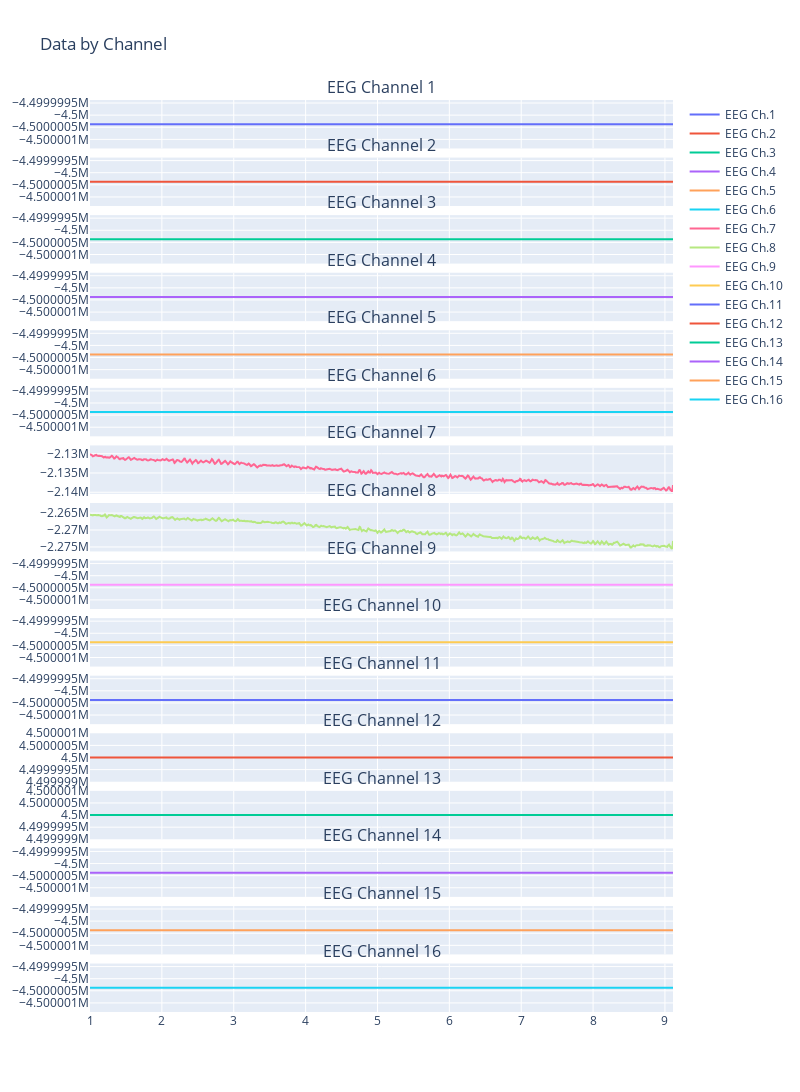

The notebook cell saved with this chart:
### Code cell
# plot
S1.plot(ver='chn-grid', chns=[7,8])

### Figure 1 — Plotly figure (JSON) as saved in the notebook; plotly's stock layout.template omitted (floating-point values rounded to 4 significant figures; data arrays with more than 128 entries replaced by an {"elided": "..."} marker saying what was removed)
{"data": [{"mode": "lines", "name": "EEG Ch.1", "type": "scatter", "x": {"elided": "1140 float values"}, "xaxis": "x", "y": {"elided": "1140 float values"}, "yaxis": "y"}, {"mode": "lines", "name": "EEG Ch.2", "type": "scatter", "x": {"elided": "1140 float values"}, "xaxis": "x2", "y": {"elided": "1140 float values"}, "yaxis": "y2"}, {"mode": "lines", "name": "EEG Ch.3", "type": "scatter", "x": {"elided": "1140 float values"}, "xaxis": "x3", "y": {"elided": "1140 float values"}, "yaxis": "y3"}, {"mode": "lines", "name": "EEG Ch.4", "type": "scatter", "x": {"elided": "1140 float values"}, "xaxis": "x4", "y": {"elided": "1140 float values"}, "yaxis": "y4"}, {"mode": "lines", "name": "EEG Ch.5", "type": "scatter", "x": {"elided": "1140 float values"}, "xaxis": "x5", "y": {"elided": "1140 float values"}, "yaxis": "y5"}, {"mode": "lines", "name": "EEG Ch.6", "type": "scatter", "x": {"elided": "1140 float values"}, "xaxis": "x6", "y": {"elided": "1140 float values"}, "yaxis": "y6"}, {"mode": "lines", "name": "EEG Ch.7", "type": "scatter", "x": {"elided": "1140 float values"}, "xaxis": "x7", "y": {"elided": "1140 float values"}, "yaxis": "y7"}, {"mode": "lines", "name": "EEG Ch.8", "type": "scatter", "x": {"elided": "1140 float values"}, "xaxis": "x8", "y": {"elided": "1140 float values"}, "yaxis": "y8"}, {"mode": "lines", "name": "EEG Ch.9", "type": "scatter", "x": {"elided": "1140 float values"}, "xaxis": "x9", "y": {"elided": "1140 float values"}, "yaxis": "y9"}, {"mode": "lines", "name": "EEG Ch.10", "type": "scatter", "x": {"elided": "1140 float values"}, "xaxis": "x10", "y": {"elided": "1140 float values"}, "yaxis": "y10"}, {"mode": "lines", "name": "EEG Ch.11", "type": "scatter", "x": {"elided": "1140 float values"}, "xaxis": "x11", "y": {"elided": "1140 float values"}, "yaxis": "y11"}, {"mode": "lines", "name": "EEG Ch.12", "type": "scatter", "x": {"elided": "1140 float values"}, "xaxis": "x12", "y": {"elided": "1140 float values"}, "yaxis": "y12"}, {"mode": "lines", "name": "EEG Ch.13", "type": "scatter", "x": {"elided": "1140 float values"}, "xaxis": "x13", "y": {"elided": "1140 float values"}, "yaxis": "y13"}, {"mode": "lines", "name": "EEG Ch.14", "type": "scatter", "x": {"elided": "1140 float values"}, "xaxis": "x14", "y": {"elided": "1140 float values"}, "yaxis": "y14"}, {"mode": "lines", "name": "EEG Ch.15", "type": "scatter", "x": {"elided": "1140 float values"}, "xaxis": "x15", "y": {"elided": "1140 float values"}, "yaxis": "y15"}, {"mode": "lines", "name": "EEG Ch.16", "type": "scatter", "x": {"elided": "1140 float values"}, "xaxis": "x16", "y": {"elided": "1140 float values"}, "yaxis": "y16"}], "layout": {"annotations": [{"font": {"size": 16}, "showarrow": false, "text": "EEG Channel 1", "x": 0.5, "xanchor": "center", "xref": "paper", "y": 1.0, "yanchor": "bottom", "yref": "paper"}, {"font": {"size": 16}, "showarrow": false, "text": "EEG Channel 2", "x": 0.5, "xanchor": "center", "xref": "paper", "y": 0.9369, "yanchor": "bottom", "yref": "paper"}, {"font": {"size": 16}, "showarrow": false, "text": "EEG Channel 3", "x": 0.5, "xanchor": "center", "xref": "paper", "y": 0.8737, "yanchor": "bottom", "yref": "paper"}, {"font": {"size": 16}, "showarrow": false, "text": "EEG Channel 4", "x": 0.5, "xanchor": "center", "xref": "paper", "y": 0.8106, "yanchor": "bottom", "yref": "paper"}, {"font": {"size": 16}, "showarrow": false, "text": "EEG Channel 5", "x": 0.5, "xanchor": "center", "xref": "paper", "y": 0.7475, "yanchor": "bottom", "yref": "paper"}, {"font": {"size": 16}, "showarrow": false, "text": "EEG Channel 6", "x": 0.5, "xanchor": "center", "xref": "paper", "y": 0.6844, "yanchor": "bottom", "yref": "paper"}, {"font": {"size": 16}, "showarrow": false, "text": "EEG Channel 7", "x": 0.5, "xanchor": "center", "xref": "paper", "y": 0.6212, "yanchor": "bottom", "yref": "paper"}, {"font": {"size": 16}, "showarrow": false, "text": "EEG Channel 8", "x": 0.5, "xanchor": "center", "xref": "paper", "y": 0.5581, "yanchor": "bottom", "yref": "paper"}, {"font": {"size": 16}, "showarrow": false, "text": "EEG Channel 9", "x": 0.5, "xanchor": "center", "xref": "paper", "y": 0.495, "yanchor": "bottom", "yref": "paper"}, {"font": {"size": 16}, "showarrow": false, "text": "EEG Channel 10", "x": 0.5, "xanchor": "center", "xref": "paper", "y": 0.4319, "yanchor": "bottom", "yref": "paper"}, {"font": {"size": 16}, "showarrow": false, "text": "EEG Channel 11", "x": 0.5, "xanchor": "center", "xref": "paper", "y": 0.3687, "yanchor": "bottom", "yref": "paper"}, {"font": {"size": 16}, "showarrow": false, "text": "EEG Channel 12", "x": 0.5, "xanchor": "center", "xref": "paper", "y": 0.3056, "yanchor": "bottom", "yref": "paper"}, {"font": {"size": 16}, "showarrow": false, "text": "EEG Channel 13", "x": 0.5, "xanchor": "center", "xref": "paper", "y": 0.2425, "yanchor": "bottom", "yref": "paper"}, {"font": {"size": 16}, "showarrow": false, "text": "EEG Channel 14", "x": 0.5, "xanchor": "center", "xref": "paper", "y": 0.1794, "yanchor": "bottom", "yref": "paper"}, {"font": {"size": 16}, "showarrow": false, "text": "EEG Channel 15", "x": 0.5, "xanchor": "center", "xref": "paper", "y": 0.1162, "yanchor": "bottom", "yref": "paper"}, {"font": {"size": 16}, "showarrow": false, "text": "EEG Channel 16", "x": 0.5, "xanchor": "center", "xref": "paper", "y": 0.05312, "yanchor": "bottom", "yref": "paper"}], "height": 4800, "title": {"text": "Data by Channel"}, "width": 800, "xaxis": {"anchor": "y", "domain": [0, 1], "matches": "x16", "showticklabels": false}, "xaxis10": {"anchor": "y10", "domain": [0, 1], "matches": "x16", "showticklabels": false}, "xaxis11": {"anchor": "y11", "domain": [0, 1], "matches": "x16", "showticklabels": false}, "xaxis12": {"anchor": "y12", "domain": [0, 1], "matches": "x16", "showticklabels": false}, "xaxis13": {"anchor": "y13", "domain": [0, 1], "matches": "x16", "showticklabels": false}, "xaxis14": {"anchor": "y14", "domain": [0, 1], "matches": "x16", "showticklabels": false}, "xaxis15": {"anchor": "y15", "domain": [0, 1], "matches": "x16", "showticklabels": false}, "xaxis16": {"anchor": "y16", "domain": [0, 1]}, "xaxis2": {"anchor": "y2", "domain": [0, 1], "matches": "x16", "showticklabels": false}, "xaxis3": {"anchor": "y3", "domain": [0, 1], "matches": "x16", "showticklabels": false}, "xaxis4": {"anchor": "y4", "domain": [0, 1], "matches": "x16", "showticklabels": false}, "xaxis5": {"anchor": "y5", "domain": [0, 1], "matches": "x16", "showticklabels": false}, "xaxis6": {"anchor": "y6", "domain": [0, 1], "matches": "x16", "showticklabels": false}, "xaxis7": {"anchor": "y7", "domain": [0, 1], "matches": "x16", "showticklabels": false}, "xaxis8": {"anchor": "y8", "domain": [0, 1], "matches": "x16", "showticklabels": false}, "xaxis9": {"anchor": "y9", "domain": [0, 1], "matches": "x16", "showticklabels": false}, "yaxis": {"anchor": "x", "domain": [0.9469, 1.0]}, "yaxis10": {"anchor": "x10", "domain": [0.3787, 0.4319]}, "yaxis11": {"anchor": "x11", "domain": [0.3156, 0.3687]}, "yaxis12": {"anchor": "x12", "domain": [0.2525, 0.3056]}, "yaxis13": {"anchor": "x13", "domain": [0.1894, 0.2425]}, "yaxis14": {"anchor": "x14", "domain": [0.1263, 0.1794]}, "yaxis15": {"anchor": "x15", "domain": [0.06313, 0.1162]}, "yaxis16": {"anchor": "x16", "domain": [0, 0.05312]}, "yaxis2": {"anchor": "x2", "domain": [0.8837, 0.9369]}, "yaxis3": {"anchor": "x3", "domain": [0.8206, 0.8737]}, "yaxis4": {"anchor": "x4", "domain": [0.7575, 0.8106]}, "yaxis5": {"anchor": "x5", "domain": [0.6944, 0.7475]}, "yaxis6": {"anchor": "x6", "domain": [0.6312, 0.6844]}, "yaxis7": {"anchor": "x7", "domain": [0.5681, 0.6212]}, "yaxis8": {"anchor": "x8", "domain": [0.505, 0.5581]}, "yaxis9": {"anchor": "x9", "domain": [0.4419, 0.495]}}}
